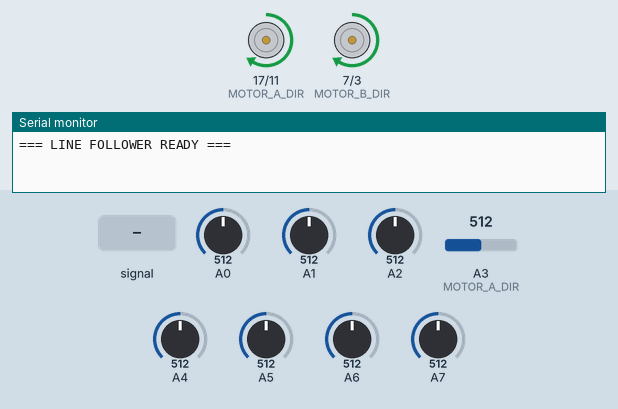
Bench run of a sketch on a simulated Arduino Uno, built for the host (arithmetic inside an expression is 32-bit, double 64-bit). Parts: direction and speed pins drawn as motors (green arrow = direction pin HIGH = forward, orange = LOW = backward, longer = more drive), the last lines printed to the serial monitor. The inputs (shaded band) are chosen by the test bench; at power-on: A3 (MOTOR_A_DIR) = 512, A4 = 512, A0 = 512, A1 = 512, A2 = 512, A5 = 512, A6 = 512, A7 = 512.

Above: at 1.2 s.
1.3 s: A1 fed a 200 Hz sine of ±460 counts around its level
At 1.52 s:
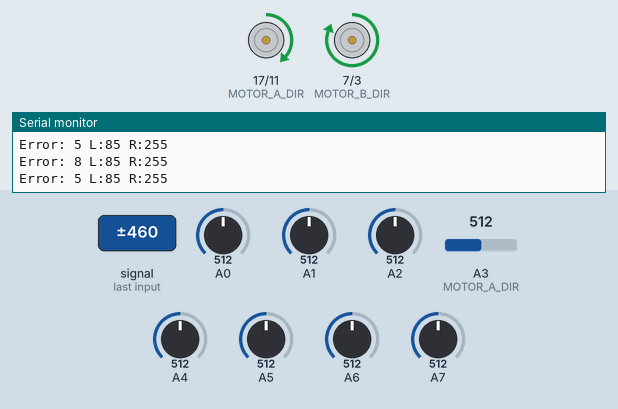
4.3 s: A3 (MOTOR_A_DIR) set to 160
7.3 s: A3 (MOTOR_A_DIR) set to 140
10.3 s: A4 set to 140
At 11.01 s:
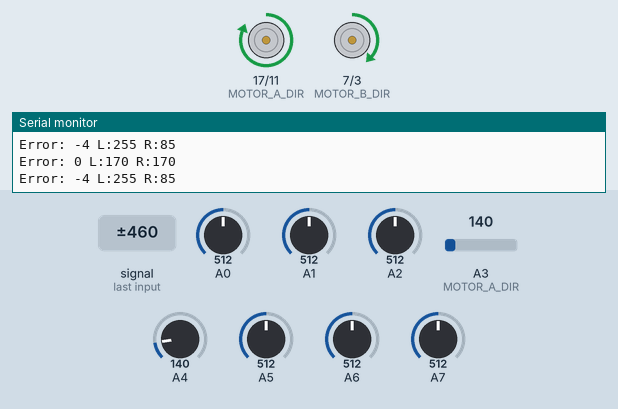
13.3 s: A0 set to 30
16.3 s: A1 set to 306
At 16.3 s:
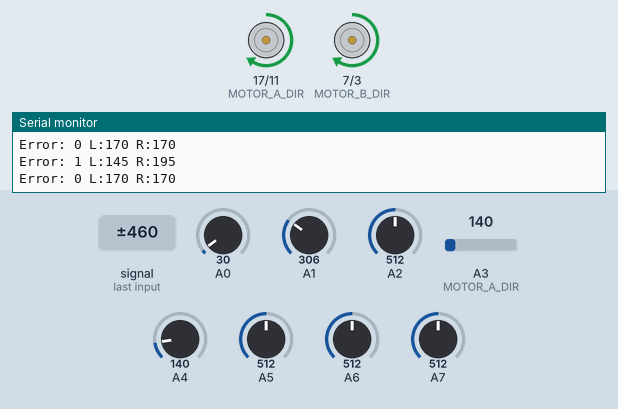
Timing chart, 0 to 18.8 s (numbered marks = the images above; inputs shaded):
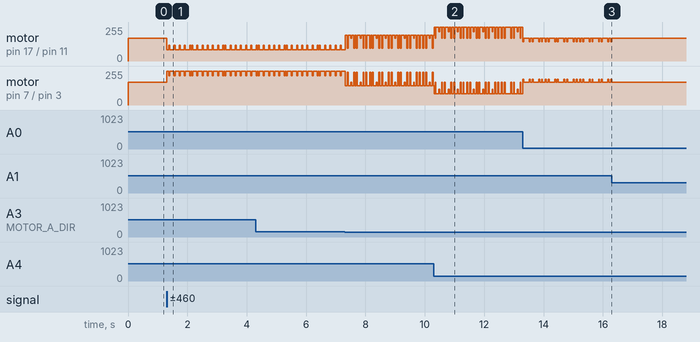

The sketch:

Sensors.ino
```cpp
#include <Arduino.h>

#define n_sens 10

// Sensor mapping (your board)
uint8_t sens[n_sens] = {
  4, 5, 6, 7,
  11, 10, 9, 8,
  0, 1
};

uint16_t sens_out[n_sens];

// Threshold
int threshold = 150;

// Motor speeds
int maxValue = 255;
int minValue = 85;
int baseSpeed = 170;

// Motor pins
#define MOTOR_B_PWM 3
#define MOTOR_B_DIR 7

#define MOTOR_A_PWM 11
#define MOTOR_A_DIR 17

// Track last direction (for recovery)
int lastError = 0;

// Check black
bool isBlack(uint16_t val) {
  return val < threshold;
}

// ADC read
uint16_t readADC(uint8_t ch) {

  if (ch < 8) {
    ADCSRB &= ~(1 << MUX5);
  } else {
    ADCSRB |= (1 << MUX5);
    ch -= 8;
  }

  ADMUX = (1 << REFS0) | (ch & 0x07);

  ADCSRA |= (1 << ADSC);
  while (ADCSRA & (1 << ADSC));

  return ADC;
}

void setup() {
  Serial.begin(9600);

  // Motor setup
  pinMode(MOTOR_B_PWM, OUTPUT);
  pinMode(MOTOR_B_DIR, OUTPUT);

  pinMode(MOTOR_A_PWM, OUTPUT);
  pinMode(MOTOR_A_DIR, OUTPUT);

  digitalWrite(MOTOR_A_DIR, HIGH);
  digitalWrite(MOTOR_B_DIR, HIGH);

  // ADC setup
  ADMUX = (1 << REFS0);
  ADCSRA = (1 << ADEN)
         | (1 << ADPS2)
         | (1 << ADPS1)
         | (1 << ADPS0);
  ADCSRB = 0;

  Serial.println("=== LINE FOLLOWER READY ===");
}

void loop() {

  // Read sensors
  for (int i = 0; i < n_sens; i++) {
    sens_out[i] = readADC(sens[i]);
  }

  // ---- Calculate error ----
  int error = 0;
  int weightSum = 0;

  // Stronger edge weights (better turning)
  int weights[n_sens] = {-8,-6,-4,-2,-1,1,2,4,6,8};

  for (int i = 0; i < n_sens; i++) {
    if (isBlack(sens_out[i])) {
      error += weights[i];
      weightSum++;
    }
  }

  // ---- Line lost handling ----
if (weightSum == 0) {
  // Go straight slowly instead of committing to a turn
  analogWrite(MOTOR_A_PWM, baseSpeed);
  analogWrite(MOTOR_B_PWM, baseSpeed);
  return;
}

  // Average error
  error = error / weightSum;

  // ---- Strong correction ----
  int correction = error * 25;


  // Motor speeds
  int leftSpeed  = baseSpeed - correction;
  int rightSpeed = baseSpeed + correction;

  // Clamp speeds
  leftSpeed  = constrain(leftSpeed, minValue, maxValue);
  rightSpeed = constrain(rightSpeed, minValue, maxValue);

  // Apply speeds
  analogWrite(MOTOR_A_PWM, leftSpeed);
  analogWrite(MOTOR_B_PWM, rightSpeed);

  // ---- Debug ----
  Serial.print("Error: ");
  Serial.print(error);
  Serial.print(" L:");
  Serial.print(leftSpeed);
  Serial.print(" R:");
  Serial.println(rightSpeed);

  delay(30);
}
```

Measured:
- after the input at 16.3 s, motor on pin 17 (MOTOR_A_DIR) / pin 11 (MOTOR_A_PWM), motor on pin 7 (MOTOR_B_DIR) / pin 3 (MOTOR_B_PWM): stops changing and stays forward 170/255
